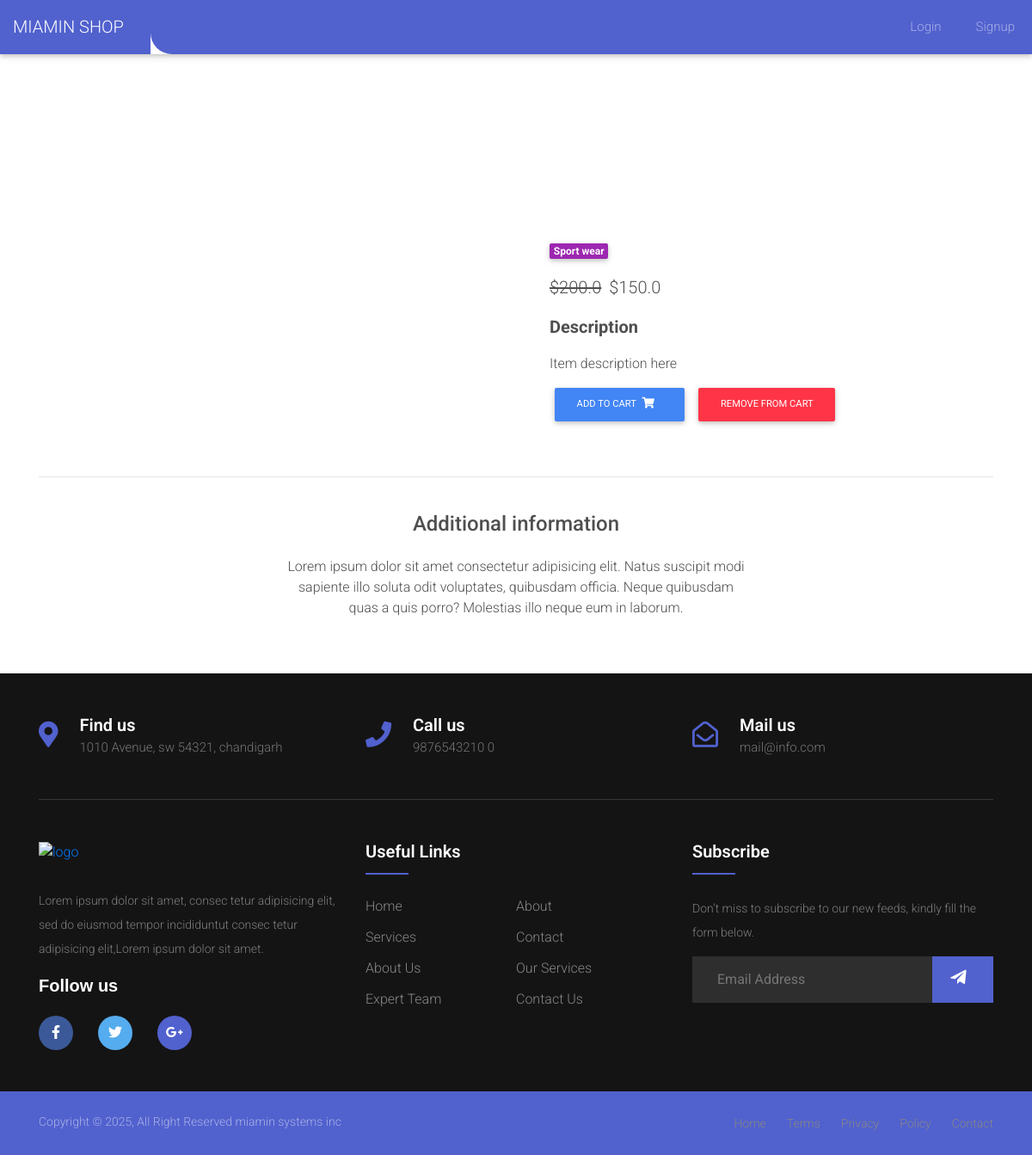
The page /product/electronics/ on the database its author committed.
### core/models.py (models this page shows, shortened)
class Item(models.Model):
    title = models.CharField(max_length=100)
    price = models.FloatField()
    discount_price = models.FloatField(blank=True, null=True)
    category = models.CharField(choices=CATEGORY_CHOICES, max_length=2)
    label = models.CharField(choices=LABEL_CHOICES, max_length=1)
    slug = models.SlugField()
    description = models.TextField()
    image = models.ImageField()
    def get_add_to_cart_url(self):
        return reverse("core:add-to-cart", kwargs={
            'slug': self.slug
        })
    def get_remove_from_cart_url(self):
        return reverse("core:remove-from-cart", kwargs={
            'slug': self.slug
        })

### core/views.py (the view)
# urls.py: path('product/<slug>/', ItemDetailView.as_view(), name='product'),
class ItemDetailView(DetailView):
    model = Item
    template_name = "product.html"

### templates/product.html (shortened to what this page needs)
{% extends "base.html" %}
{% block content %}
  <main class="mt-5 pt-4">
    <div class="container dark-grey-text mt-5">
      <div class="row wow fadeIn">
        <div class="col-md-6 mb-4">
        </div>
        <div class="col-md-6 mb-4">
          <div class="p-4">
            <div class="mb-3">
              <a href="">
                <span class="badge purple mr-1">{{ object.get_category_display }}</span>
              </a>
            </div>
            <p class="lead">
              {% if object.discount_price %}
              <span class="mr-1">
                <del>${{ object.price }}</del>
              </span>
              <span>${{ object.discount_price }}</span>
              {% else %}
              <span>${{ object.price }}</span>
              {% endif %}
            </p>
            <p class="lead font-weight-bold">Description</p>
            <p>{{ object.description }}</p>
            <a href="{{ object.get_add_to_cart_url }}" class="btn btn-primary btn-md my-0 p">
              Add to cart
              <i class="fas fa-shopping-cart ml-1"></i>
            </a>
            <a href="{{ object.get_remove_from_cart_url }}" class="btn btn-danger btn-md my-0 p">
              Remove from cart
            </a>
          </div>
        </div>
      </div>
      <hr>
      <div class="row d-flex justify-content-center wow fadeIn">
        <div class="col-md-6 text-center">
          <h4 class="my-4 h4">Additional information</h4>
          <p>Lorem ipsum dolor sit amet consectetur adipisicing elit. Natus suscipit modi sapiente illo soluta odit
            voluptates,
            quibusdam officia. Neque quibusdam quas a quis porro? Molestias illo neque eum in laborum.</p>
        </div>
      </div>
      <div class="row wow fadeIn">
        <div class="col-lg-4 col-md-12 mb-4">
        </div>
        <div class="col-lg-4 col-md-6 mb-4">
        </div>
        <div class="col-lg-4 col-md-6 mb-4">
        </div>
      </div>
    </div>
  </main>
{% endblock content %}

### templates/base.html (style rules this page uses)
html, body, header, .carousel { height: 60vh; }

### templates/navbar.html (style rules this page uses)
body { font-family: "Roboto", sans-serif; }
* { margin: 0; padding: 0; }
i { margin-right: 10px; }

### rows shown on the page
Item: category "Sport wear", price "200.0", discount_price "150.0", description "Item description here"
